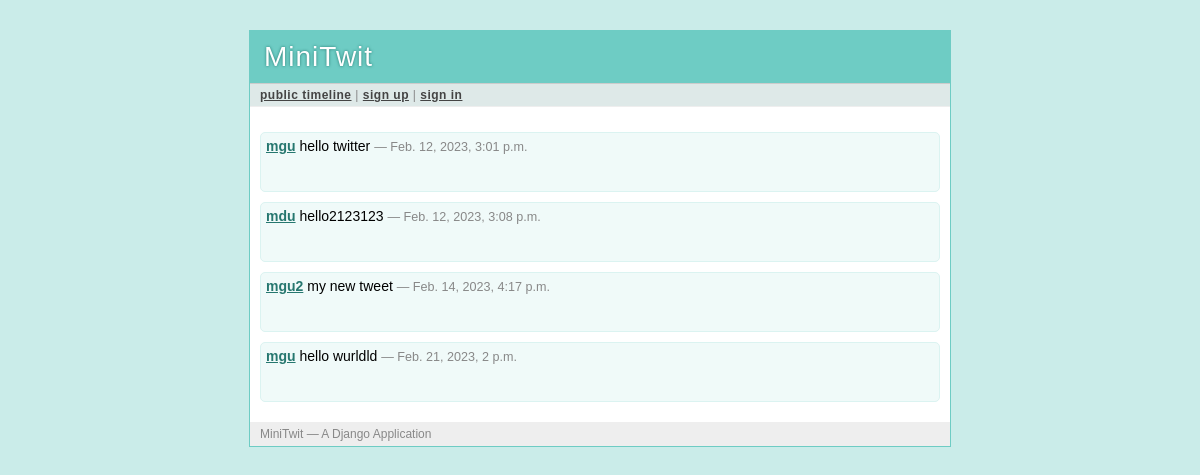
The page / on the database its author committed.
### MiniTwit/models.py (models this page shows)
class Message(models.Model):
    author_id = models.ForeignKey(User, on_delete=models.CASCADE, null=True)
    text = models.CharField(max_length=280, null=False)
    pub_date = models.DateTimeField(auto_now_add=True)
    flagged = models.BooleanField(default=False)

class User(AbstractUser):
    username = models.CharField(max_length=50, unique=True, null=False)
    email = models.EmailField(unique=True, null=False)

### MiniTwit/views.py (the view, shortened to what this page needs)
# urls.py: path('', timeline, name="timeline"),
def timeline(request):
    if request.user.is_authenticated:
        user = User.objects.get(id=request.user.id)
        follower = Follower.objects.filter(who_id = user.id).values_list('whom_id')
        messages = Message.objects.filter(author_id__in = follower)
        view = "timeline"
    else:
        return public_timeline(request)

### MiniTwit/views.py (called while the page is built)
def public_timeline(request):
    if request.user.is_authenticated:
        user = User.objects.get(id=request.user.id)
    else:
        user = None
    messages = Message.objects.all()
    view = "public_timeline"
    context = {
        "view":view,
        "messages":messages,
        "user":user
    }
    return render(request, 'MiniTwit/timeline.html', context)

### MiniTwit/templates/MiniTwit/timeline.html (shortened to what this page needs)
{% extends "MiniTwit/layout.html" %}
{% block body %}
  <ul class=messages>
  {% if messages %}
  {% for message in messages %}
    <li><img src="{{ message.email }}"><p>
      <strong><a href="{% url 'MiniTwit:user-profile-timeline' message.author_id %}">{{ message.author_id }}</a></strong>
      {{ message.text }}
      <small>&mdash; {{ message.pub_date }}</small>
  {% endfor %}
  {% else %}
    <li><em>There's no message so far.</em>
  {% endif %}
  </ul>
{% endblock %}

### MiniTwit/static/css/style.css (style rules this page uses)
a { color: #26776F; }
div.page ul.messages { list-style: none; margin: 0; padding: 0; }
div.page ul.messages li { margin: 10px 0; padding: 5px; background: #F0FAF9; border: 1px solid #DBF3F1; -moz-border-radius: 5px; -webkit-border-radius: 5px; min-height: 48px; }
div.page ul.messages p { margin: 0; }
div.page ul.messages li small { font-size: 0.9em; color: #888; }

### rows shown on the page
Message: author_id "mgu", text "hello twitter", pub_date "Feb. 12, 2023, 3:01 p.m."
Message: author_id "mdu", text "hello2123123", pub_date "Feb. 12, 2023, 3:08 p.m."
Message: author_id "mgu2", text "my new tweet", pub_date "Feb. 14, 2023, 4:17 p.m."
Message: author_id "mgu", text "hello wurldld", pub_date "Feb. 21, 2023, 2 p.m."
